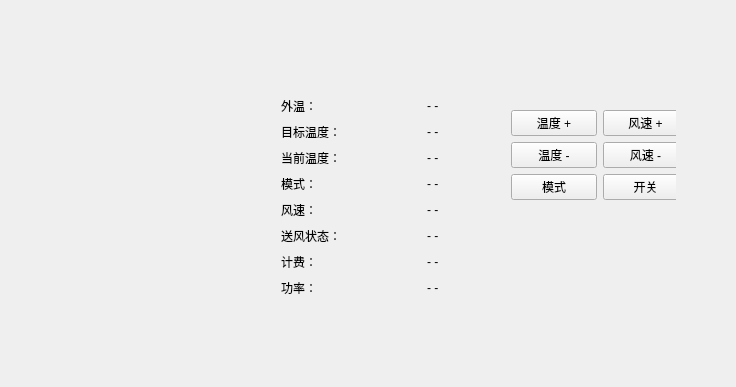
<?xml version="1.0" encoding="UTF-8"?>
<ui version="4.0">
 <class>Panel</class>
 <widget class="QWidget" name="Panel">
  <property name="geometry">
   <rect>
    <x>0</x>
    <y>0</y>
    <width>736</width>
    <height>387</height>
   </rect>
  </property>
  <property name="windowTitle">
   <string>Form</string>
  </property>
  <property name="styleSheet">
   <string notr="true">font: 75 12pt &quot;等线&quot;;</string>
  </property>
  <layout class="QHBoxLayout" name="horizontalLayout_12">
   <item>
    <widget class="QWidget" name="widget" native="true">
     <layout class="QHBoxLayout" name="horizontalLayout_13">
      <item>
       <layout class="QHBoxLayout" name="horizontalLayout_11">
        <item>
         <spacer name="horizontalSpacer_9">
          <property name="orientation">
           <enum>Qt::Horizontal</enum>
          </property>
          <property name="sizeType">
           <enum>QSizePolicy::Maximum</enum>
          </property>
          <property name="sizeHint" stdset="0">
           <size>
            <width>40</width>
            <height>20</height>
           </size>
          </property>
         </spacer>
        </item>
        <item>
         <layout class="QVBoxLayout" name="verticalLayout_9">
          <item>
           <spacer name="verticalSpacer_9">
            <property name="orientation">
             <enum>Qt::Vertical</enum>
            </property>
            <property name="sizeType">
             <enum>QSizePolicy::Fixed</enum>
            </property>
            <property name="sizeHint" stdset="0">
             <size>
              <width>20</width>
              <height>40</height>
             </size>
            </property>
           </spacer>
          </item>
          <item>
           <widget class="QWidget" name="viewer" native="true"/>
          </item>
          <item>
           <spacer name="verticalSpacer_10">
            <property name="orientation">
             <enum>Qt::Vertical</enum>
            </property>
            <property name="sizeType">
             <enum>QSizePolicy::Fixed</enum>
            </property>
            <property name="sizeHint" stdset="0">
             <size>
              <width>20</width>
              <height>40</height>
             </size>
            </property>
           </spacer>
          </item>
         </layout>
        </item>
        <item>
         <spacer name="horizontalSpacer_10">
          <property name="orientation">
           <enum>Qt::Horizontal</enum>
          </property>
          <property name="sizeType">
           <enum>QSizePolicy::Maximum</enum>
          </property>
          <property name="sizeHint" stdset="0">
           <size>
            <width>40</width>
            <height>20</height>
           </size>
          </property>
         </spacer>
        </item>
        <item>
         <layout class="QVBoxLayout" name="verticalLayout_7">
          <item>
           <spacer name="verticalSpacer_6">
            <property name="orientation">
             <enum>Qt::Vertical</enum>
            </property>
            <property name="sizeType">
             <enum>QSizePolicy::Maximum</enum>
            </property>
            <property name="sizeHint" stdset="0">
             <size>
              <width>40</width>
              <height>20</height>
             </size>
            </property>
           </spacer>
          </item>
          <item>
           <widget class="QWidget" name="illustrationWidget" native="true">
            <widget class="QWidget" name="layoutWidget">
             <property name="geometry">
              <rect>
               <x>0</x>
               <y>0</y>
               <width>158</width>
               <height>314</height>
              </rect>
             </property>
             <layout class="QVBoxLayout" name="verticalLayout_5">
              <item>
               <spacer name="verticalSpacer">
                <property name="orientation">
                 <enum>Qt::Vertical</enum>
                </property>
                <property name="sizeHint" stdset="0">
                 <size>
                  <width>20</width>
                  <height>40</height>
                 </size>
                </property>
               </spacer>
              </item>
              <item>
               <layout class="QVBoxLayout" name="verticalLayout">
                <item>
                 <layout class="QHBoxLayout" name="horizontalLayout_8">
                  <item>
                   <widget class="QLabel" name="label_6">
                    <property name="text">
                     <string>外温：</string>
                    </property>
                   </widget>
                  </item>
                  <item>
                   <spacer name="horizontalSpacer">
                    <property name="orientation">
                     <enum>Qt::Horizontal</enum>
                    </property>
                    <property name="sizeHint" stdset="0">
                     <size>
                      <width>40</width>
                      <height>20</height>
                     </size>
                    </property>
                   </spacer>
                  </item>
                  <item>
                   <widget class="QLabel" name="originalTemp">
                    <property name="text">
                     <string>- -</string>
                    </property>
                   </widget>
                  </item>
                 </layout>
                </item>
                <item>
                 <layout class="QHBoxLayout" name="horizontalLayout_7">
                  <item>
                   <widget class="QLabel" name="label_4">
                    <property name="text">
                     <string>目标温度：</string>
                    </property>
                   </widget>
                  </item>
                  <item>
                   <spacer name="horizontalSpacer_2">
                    <property name="orientation">
                     <enum>Qt::Horizontal</enum>
                    </property>
                    <property name="sizeHint" stdset="0">
                     <size>
                      <width>40</width>
                      <height>20</height>
                     </size>
                    </property>
                   </spacer>
                  </item>
                  <item>
                   <widget class="QLabel" name="expectedTemp">
                    <property name="text">
                     <string>- -</string>
                    </property>
                   </widget>
                  </item>
                 </layout>
                </item>
                <item>
                 <layout class="QHBoxLayout" name="horizontalLayout_6">
                  <item>
                   <widget class="QLabel" name="label_2">
                    <property name="text">
                     <string>当前温度：</string>
                    </property>
                   </widget>
                  </item>
                  <item>
                   <spacer name="horizontalSpacer_3">
                    <property name="orientation">
                     <enum>Qt::Horizontal</enum>
                    </property>
                    <property name="sizeHint" stdset="0">
                     <size>
                      <width>40</width>
                      <height>20</height>
                     </size>
                    </property>
                   </spacer>
                  </item>
                  <item>
                   <widget class="QLabel" name="temperature">
                    <property name="text">
                     <string>- -</string>
                    </property>
                   </widget>
                  </item>
                 </layout>
                </item>
                <item>
                 <layout class="QHBoxLayout" name="horizontalLayout_5">
                  <item>
                   <widget class="QLabel" name="label_5">
                    <property name="text">
                     <string>模式：</string>
                    </property>
                   </widget>
                  </item>
                  <item>
                   <spacer name="horizontalSpacer_4">
                    <property name="orientation">
                     <enum>Qt::Horizontal</enum>
                    </property>
                    <property name="sizeHint" stdset="0">
                     <size>
                      <width>40</width>
                      <height>20</height>
                     </size>
                    </property>
                   </spacer>
                  </item>
                  <item>
                   <widget class="QLabel" name="mode">
                    <property name="text">
                     <string>- -</string>
                    </property>
                   </widget>
                  </item>
                 </layout>
                </item>
                <item>
                 <layout class="QHBoxLayout" name="horizontalLayout_4">
                  <item>
                   <widget class="QLabel" name="label">
                    <property name="text">
                     <string>风速：</string>
                    </property>
                   </widget>
                  </item>
                  <item>
                   <spacer name="horizontalSpacer_5">
                    <property name="orientation">
                     <enum>Qt::Horizontal</enum>
                    </property>
                    <property name="sizeHint" stdset="0">
                     <size>
                      <width>40</width>
                      <height>20</height>
                     </size>
                    </property>
                   </spacer>
                  </item>
                  <item>
                   <widget class="QLabel" name="windSpeed">
                    <property name="text">
                     <string>- -</string>
                    </property>
                   </widget>
                  </item>
                 </layout>
                </item>
                <item>
                 <layout class="QHBoxLayout" name="horizontalLayout_3">
                  <item>
                   <widget class="QLabel" name="label_8">
                    <property name="text">
                     <string>送风状态：</string>
                    </property>
                   </widget>
                  </item>
                  <item>
                   <spacer name="horizontalSpacer_6">
                    <property name="orientation">
                     <enum>Qt::Horizontal</enum>
                    </property>
                    <property name="sizeHint" stdset="0">
                     <size>
                      <width>40</width>
                      <height>20</height>
                     </size>
                    </property>
                   </spacer>
                  </item>
                  <item>
                   <widget class="QLabel" name="working">
                    <property name="text">
                     <string>- -</string>
                    </property>
                   </widget>
                  </item>
                 </layout>
                </item>
                <item>
                 <layout class="QHBoxLayout" name="horizontalLayout_2">
                  <item>
                   <widget class="QLabel" name="label_3">
                    <property name="text">
                     <string>计费：</string>
                    </property>
                   </widget>
                  </item>
                  <item>
                   <spacer name="horizontalSpacer_7">
                    <property name="orientation">
                     <enum>Qt::Horizontal</enum>
                    </property>
                    <property name="sizeHint" stdset="0">
                     <size>
                      <width>40</width>
                      <height>20</height>
                     </size>
                    </property>
                   </spacer>
                  </item>
                  <item>
                   <widget class="QLabel" name="cost">
                    <property name="text">
                     <string>- -</string>
                    </property>
                   </widget>
                  </item>
                 </layout>
                </item>
                <item>
                 <layout class="QHBoxLayout" name="horizontalLayout">
                  <item>
                   <widget class="QLabel" name="label_7">
                    <property name="text">
                     <string>功率：</string>
                    </property>
                   </widget>
                  </item>
                  <item>
                   <spacer name="horizontalSpacer_8">
                    <property name="orientation">
                     <enum>Qt::Horizontal</enum>
                    </property>
                    <property name="sizeHint" stdset="0">
                     <size>
                      <width>40</width>
                      <height>20</height>
                     </size>
                    </property>
                   </spacer>
                  </item>
                  <item>
                   <widget class="QLabel" name="power">
                    <property name="text">
                     <string>- -</string>
                    </property>
                   </widget>
                  </item>
                 </layout>
                </item>
               </layout>
              </item>
              <item>
               <spacer name="verticalSpacer_2">
                <property name="orientation">
                 <enum>Qt::Vertical</enum>
                </property>
                <property name="sizeHint" stdset="0">
                 <size>
                  <width>20</width>
                  <height>40</height>
                 </size>
                </property>
               </spacer>
              </item>
             </layout>
            </widget>
           </widget>
          </item>
          <item>
           <spacer name="verticalSpacer_5">
            <property name="orientation">
             <enum>Qt::Vertical</enum>
            </property>
            <property name="sizeType">
             <enum>QSizePolicy::Maximum</enum>
            </property>
            <property name="sizeHint" stdset="0">
             <size>
              <width>40</width>
              <height>20</height>
             </size>
            </property>
           </spacer>
          </item>
         </layout>
        </item>
        <item>
         <spacer name="horizontalSpacer_11">
          <property name="orientation">
           <enum>Qt::Horizontal</enum>
          </property>
          <property name="sizeType">
           <enum>QSizePolicy::Maximum</enum>
          </property>
          <property name="sizeHint" stdset="0">
           <size>
            <width>40</width>
            <height>20</height>
           </size>
          </property>
         </spacer>
        </item>
        <item>
         <layout class="QVBoxLayout" name="verticalLayout_8">
          <item>
           <spacer name="verticalSpacer_7">
            <property name="orientation">
             <enum>Qt::Vertical</enum>
            </property>
            <property name="sizeType">
             <enum>QSizePolicy::Maximum</enum>
            </property>
            <property name="sizeHint" stdset="0">
             <size>
              <width>20</width>
              <height>40</height>
             </size>
            </property>
           </spacer>
          </item>
          <item>
           <widget class="QWidget" name="controller" native="true">
            <property name="enabled">
             <bool>true</bool>
            </property>
            <widget class="QWidget" name="layoutWidget">
             <property name="geometry">
              <rect>
               <x>10</x>
               <y>0</y>
               <width>177</width>
               <height>189</height>
              </rect>
             </property>
             <layout class="QVBoxLayout" name="verticalLayout_6">
              <item>
               <spacer name="verticalSpacer_4">
                <property name="orientation">
                 <enum>Qt::Vertical</enum>
                </property>
                <property name="sizeHint" stdset="0">
                 <size>
                  <width>20</width>
                  <height>40</height>
                 </size>
                </property>
               </spacer>
              </item>
              <item>
               <layout class="QVBoxLayout" name="verticalLayout_4">
                <item>
                 <layout class="QHBoxLayout" name="horizontalLayout_9">
                  <item>
                   <layout class="QVBoxLayout" name="verticalLayout_2">
                    <item>
                     <widget class="QPushButton" name="tempUp">
                      <property name="text">
                       <string>温度 +</string>
                      </property>
                     </widget>
                    </item>
                    <item>
                     <widget class="QPushButton" name="tempDown">
                      <property name="text">
                       <string>温度 -</string>
                      </property>
                     </widget>
                    </item>
                   </layout>
                  </item>
                  <item>
                   <layout class="QVBoxLayout" name="verticalLayout_3">
                    <item>
                     <widget class="QPushButton" name="windUp">
                      <property name="text">
                       <string>风速 +</string>
                      </property>
                     </widget>
                    </item>
                    <item>
                     <widget class="QPushButton" name="windDown">
                      <property name="text">
                       <string>风速 -</string>
                      </property>
                     </widget>
                    </item>
                   </layout>
                  </item>
                 </layout>
                </item>
                <item>
                 <layout class="QHBoxLayout" name="horizontalLayout_10">
                  <item>
                   <widget class="QPushButton" name="modeButton">
                    <property name="text">
                     <string>模式</string>
                    </property>
                   </widget>
                  </item>
                  <item>
                   <widget class="QPushButton" name="switchButton">
                    <property name="text">
                     <string>开关</string>
                    </property>
                   </widget>
                  </item>
                 </layout>
                </item>
               </layout>
              </item>
              <item>
               <spacer name="verticalSpacer_3">
                <property name="orientation">
                 <enum>Qt::Vertical</enum>
                </property>
                <property name="sizeHint" stdset="0">
                 <size>
                  <width>20</width>
                  <height>40</height>
                 </size>
                </property>
               </spacer>
              </item>
             </layout>
            </widget>
           </widget>
          </item>
          <item>
           <spacer name="verticalSpacer_8">
            <property name="orientation">
             <enum>Qt::Vertical</enum>
            </property>
            <property name="sizeType">
             <enum>QSizePolicy::Maximum</enum>
            </property>
            <property name="sizeHint" stdset="0">
             <size>
              <width>20</width>
              <height>40</height>
             </size>
            </property>
           </spacer>
          </item>
         </layout>
        </item>
        <item>
         <spacer name="horizontalSpacer_12">
          <property name="orientation">
           <enum>Qt::Horizontal</enum>
          </property>
          <property name="sizeType">
           <enum>QSizePolicy::Maximum</enum>
          </property>
          <property name="sizeHint" stdset="0">
           <size>
            <width>40</width>
            <height>20</height>
           </size>
          </property>
         </spacer>
        </item>
       </layout>
      </item>
     </layout>
    </widget>
   </item>
  </layout>
 </widget>
 <resources/>
 <connections/>
</ui>
